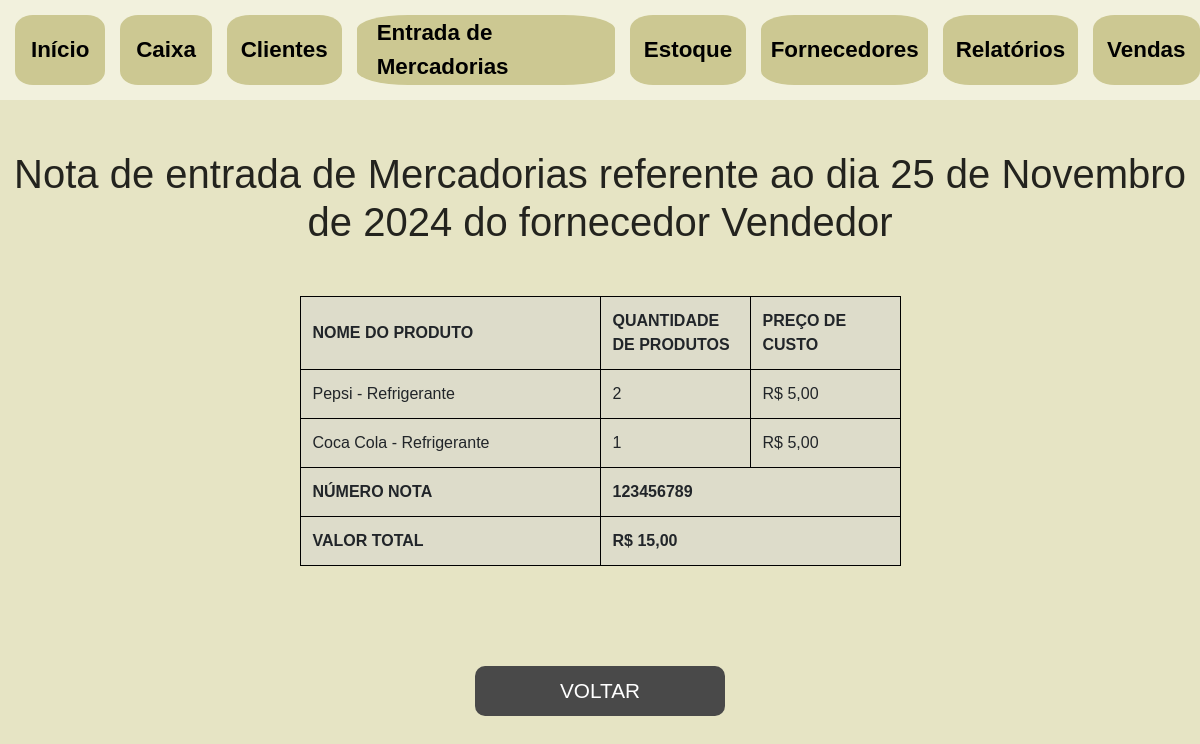
/relatoriofornecedor/1, run on the app's committed database.
### sistema/models.py (models this page shows, shortened)
class NotaDeMercadoria(models.Model):
    numero_nota = models.CharField(max_length=50)
    valor = models.DecimalField(max_digits=10, decimal_places=2)  # Valor total da nota
    fornecedor = models.ForeignKey(Fornecedor, on_delete=models.CASCADE, related_name='notas')
    data = models.DateTimeField(default=timezone.now)
    produtos = models.ManyToManyField(Produto, through='ItensNota')

class Fornecedor(models.Model):
    nome_empresa = models.CharField(max_length=255)
    cnpj = models.CharField(max_length=18, unique=True)
    inscricao_estadual = models.CharField(max_length=20, null=True, blank=True, default="")
    endereco = models.CharField(max_length=255)
    cidade = models.CharField(max_length=100)
    estado = models.CharField(max_length=30)
    cep = models.CharField(max_length=9)
    telefone = models.CharField(max_length=20)
    email = models.CharField(max_length=150)

class ItensNota(models.Model):
    nota = models.ForeignKey(NotaDeMercadoria, related_name="itens", on_delete=models.CASCADE)
    produto = models.ForeignKey(Produto, related_name="produtos_da_nota", on_delete=models.CASCADE)
    quantidade = models.IntegerField()

class Produto(models.Model):
    nome = models.CharField(max_length=100)
    valor_venda = models.DecimalField(max_digits=10, decimal_places=2)
    valor_custo = models.DecimalField(max_digits=10, decimal_places=2)
    quantidade = models.IntegerField()
    grupo = models.CharField(max_length=100)
    quantidade_minima_para_pedido = models.IntegerField()
    def __str__(self):
        return self.nome + " - " + self.grupo

### sistema/views.py (the view)
# urls.py: path('relatoriofornecedor/<int:pk>', RelatorioDeFornecedor.as_view(), name="relatoriofornecedor"),
class RelatorioDeFornecedor(DetailView):
    template_name = "relatorioFornecedor.html"
    model = NotaDeMercadoria
    def get_context_data(self, **kwargs):
        context = super().get_context_data(**kwargs)
        relatorio = self.get_object()
        date = relatorio.data.date()
        context['data'] = date
        context['itens'] = relatorio.itens.select_related('produto')
        return context

### sistema/templates/relatorioFornecedor.html (shortened to what this page needs)
{% extends 'base.html' %}
{% load static %}
{% block content %}
<div>
    <div style="height: 50px;">
    </div>
    <h1 class="title-report-store-cashier">Nota de entrada de Mercadorias referente ao dia {{ data }} do fornecedor {{ object.fornecedor.nome_empresa }}</h1>
    <table>
        <tr>
            <th style="width: 300px;">NOME DO PRODUTO</th>
            <th style="width: 150px;">QUANTIDADE DE PRODUTOS</th>
            <th style="width: 150px;">PREÇO DE CUSTO</th>
        </tr>
        {% for item in itens %}
        <tr>
            <td>{{ item.produto }}</td>
            <td>{{ item.quantidade }}</td>
            <td>R$ {{ item.produto.valor_custo|floatformat:"2" }}</td>
        </tr>
        {% endfor %}
        <tr>
            <th>NÚMERO NOTA</th>
            <th colspan="2">{{ object.numero_nota }}</th>
        </tr>
        <tr>
            <th>VALOR TOTAL</th>
            <th colspan="2">R$ {{ object.valor|floatformat:"2" }}</th>
        </tr>
    </table>
    <div class="div-botao-voltar">
        <a href="{% url 'sistema:relatorios' %}">
        <button class="btn-voltar">
            VOLTAR
        </button>
    </a>
    </div>
</div>
{% endblock %}

### static/css/style.css (style rules this page uses)
* { margin:0; padding: 0; font-family: Arial, Helvetica, sans-serif; }
body { background-color: #e6e4c4; }
table { height:20px; border-collapse: collapse; background-color: rgba(209, 209, 209, 0.438); margin:auto; }
td, th { border: 1px solid black; padding: 12px; }
.div-botao-voltar { display: flex; justify-content: center; margin-top: 100px; }
.btn-voltar { background-color: rgb(73, 73, 73); width: 250px; height: 50px; border-radius: 10px; border: none; cursor: pointer;color:white; text-decoration: none; text-align: center; font-size: 1.3rem; }
.title-report-store-cashier { text-align: center; margin-bottom: 50px; color: rgba(0, 0, 0, 0.849); }

### data on the page
NotaDeMercadoria: fornecedor.nome_empresa "Vendedor", numero_nota "123456789", valor "15,00"
ItensNota: produto "Pepsi - Refrigerante", quantidade "2", produto.valor_custo "5,00"
ItensNota: produto "Coca Cola - Refrigerante", quantidade "1", produto.valor_custo "5,00"

### other printed values
{{ data }} "25 de Novembro de 2024"
